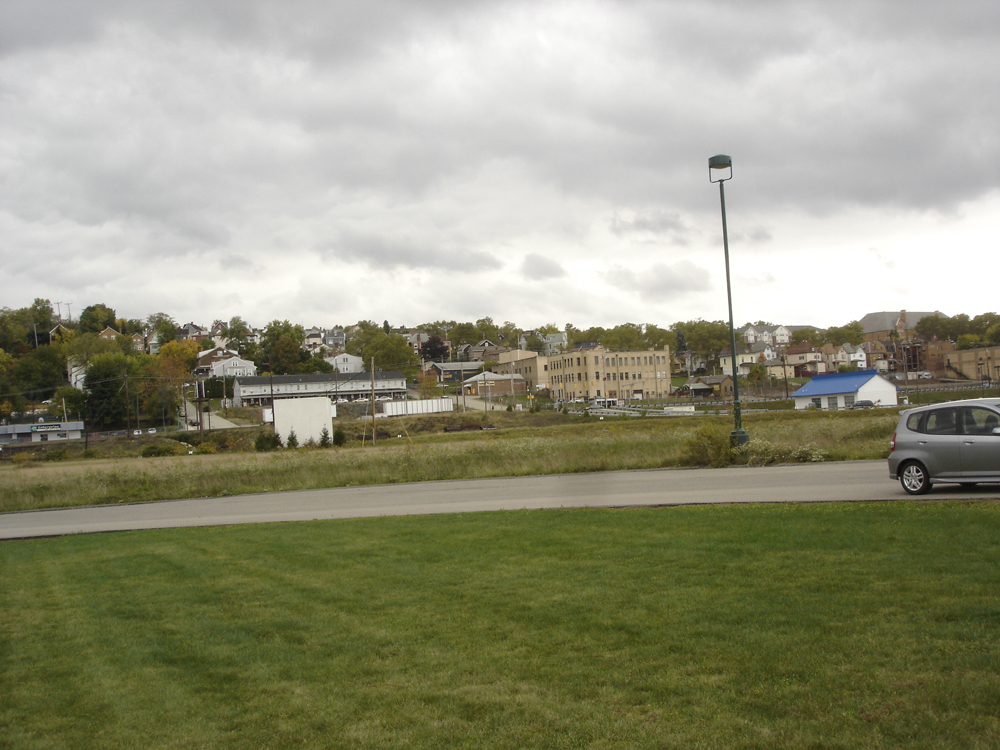
#> input picture Aufgabe2/images/pano1.jpg, 1000 x 750 px; the run also reads 1 picture not shown here
$ python 02_stitching.py
#> lines starting #> are read from the running program, lines starting #| are printed output that depends on the picture
### Aufgabe2/ImageStitcher.py
import numpy as np
import cv2


# complete the class ImageStitcher
# https://www.pyimagesearch.com/2016/01/11/opencv-panorama-stitching/

class ImageStitcher:
    """A simple class for stitching two images. The class expects two color images"""

    def __init__(self, imagelist):

        self.imagelist = imagelist

        # match ratio to clean feature area from non-important ones
        self.distanceRatio = 0.75
        # theshold for homography
        self.reprojectionThreshold = 4.0

    def match_keypoints(self, kpsPano1, kpsPano2, descriptors1, descriptors2):
        """This function computes the matching of image features between two different
        images and a transformation matrix (aka homography) that we will use to unwarp the images
        and place them correctly next to each other. There is no need for modifying this, we will
        cover what is happening here later in the course.
        """
        # compute the raw matches using a Bruteforce matcher that
        # compares image descriptors/feature vectors in high-dimensional space
        # by employing K-Nearest-Neighbor match (more next course)
        bf = cv2.BFMatcher()
        rawmatches = bf.knnMatch(descriptors1, descriptors2, 2)
        matches = []

        # loop over the raw matches and filter them
        for m in rawmatches:
            # ensure the distance is within a certain ratio of each
            # other (i.e. David Lowe's ratio = 0.75)
            # in other words - panorama images need some useful overlap
            if len(m) == 2 and m[0].distance < m[1].distance * self.distanceRatio:
                matches.append((m[0].trainIdx, m[0].queryIdx))

        # print('matches:', len(matches))
        # we need to compute a homography - more next course
        # computing a homography requires at least 4 matches
        if len(matches) > 4:
            # construct the two sets of points
            ptsPano1 = np.float32([kpsPano1[i].pt for (_, i) in matches])
            ptsPano2 = np.float32([kpsPano2[i].pt for (i, _) in matches])

            # compute the homography between the two sets of points
            (H, status) = cv2.findHomography(ptsPano1, ptsPano2, cv2.RANSAC, self.reprojectionThreshold)

            # we return the corresponding perspective transform and some
            # necessary status object + the used matches
            return H, status, matches

        # otherwise, no homograpy could be computed
        return None

    def draw_matches(self, img1, img2, kp1, kp2, matches, status):
        """For each pair of points we draw a line between both images and circles,
        then connect a line between them.
        Returns a new image containing the visualized matches
        """

        (h1, w1) = img1.shape[:2]
        (h2, w2) = img2.shape[:2]
        vis = np.zeros((max(h1, h2), w1 + w2, 3), dtype="uint8")
        vis[0:h1, 0:w1] = img1
        vis[0:h2, w1:] = img2

        for ((idx2, idx1), s) in zip(matches, status):
            # only process the match if the keypoint was successfully matched
            if s == 1:

                # x - columns
                # y - rows
                (x1, y1) = kp1[idx1].pt
                (x2, y2) = kp2[idx2].pt

                # Draw a small circle at both co-ordinates
                # radius 4
                # colour blue
                # thickness = 1
                cv2.circle(vis, (int(x1), int(y1)), 4, (255, 255, 0), 1)
                cv2.circle(vis, (int(x2) + w1, int(y2)), 4, (255, 255, 0), 1)

                # Draw a line in between the two points
                # thickness = 1
                # colour blue
                cv2.line(vis, (int(x1), int(y1)), (int(x2) + w1, int(y2)), (255, 0, 0), 1)
        return vis

    def stitch_to_panorama(self):

        # YOUR CODE HERE
        # 1. create feature extraction
        # 2. detect and compute keypoints and descriptors for the first image
        self.sift = cv2.xfeatures2d.SIFT_create()
        kp_list = []
        dsc_list = []
        kp, dsc = self.sift.detectAndCompute(self.imagelist[0], None)
        kp_list.append(kp)
        dsc_list.append(dsc)

        # 3. loop through the remaining images and detect and compute keypoints + descriptors
        for imagesFiles in range(1, len(self.imagelist)):
            kp, dsc = self.sift.detectAndCompute(self.imagelist[imagesFiles], None)
            kp_list.append(kp)
            dsc_list.append(dsc)

        # 4. match features between the two images consecutive images and check if the
        # result might be None.
        # matchlist = []
        # i = 0
        # print(len(self.imagelist))
        # while i < len(self.imagelist)-1:
        #     M = self.match_keypoints(kp_list[i], kp_list[i+1], dsc_list[i], dsc_list[i+1])
        #     imageA = self.imagelist[i]
        #     # print(imageA)
        #     imageB = self.imagelist[i+1]
        #     if M is None:
        #         return None
        #     H, status, matches = M
        #     result = cv2.warpPerspective(imageA, H, (imageA.shape[1] + imageB.shape[1], imageA.shape[0]))
        #     result[0:imageB.shape[0], 0:imageB.shape[1]] = imageB
        #     panoramaImg = self.draw_matches(imageA, imageB, kp_list[i],  kp_list[i+1], matches, status)
        #     matchlist.append(panoramaImg)
        #     i += 1
        #     print("test", i)

        # The result contains matches and a status object that can be used to draw the matches.
        # Additionally (and more importantly it contains the transformation matrix (homography matrix)
        # commonly refered to as H. That can and should be used with cv2.warpPerspective to transform
        # consecutive images such that they fit together.
        # make sure the size of the new (warped) image is large enough to support the overlap

        # the resulting image might be too wide (lot of black areas on the right) because there is a
        # substantial overlap

        # 5. create a new image using draw_matches containing the visualized matches

        # 6. return the resulting stitched image

        resultImage = self.imagelist[0]
        matchlist = []
        for img in self.imagelist[1:]:
            kpResult, dscResult = self.sift.detectAndCompute(cv2.cvtColor(resultImage, cv2.COLOR_BGR2GRAY), None)
            kp, dsc = self.sift.detectAndCompute(cv2.cvtColor(img, cv2.COLOR_BGR2GRAY), None)
            M = self.match_keypoints(kpResult, kp, dscResult, dsc)
            if M is None:
                return None
            H, status, matches = M
            newImage = cv2.warpPerspective(resultImage, H, (resultImage.shape[1] + img.shape[1], resultImage.shape[0]))
            newImage[0:img.shape[0], 0:img.shape[1]] = img
            matchedImage = self.draw_matches(resultImage, img, kpResult, kp, matches, status)
            matchlist.append(matchedImage)
            resultImage = newImage


        return matchlist, resultImage

### Aufgabe2/02_stitching.py
import numpy as np
import cv2
import math
import sys

from ImageStitcher import *

############################################################
#
#                   Image Stitching
#
############################################################

# 1. load panorama images
pano1 = cv2.imread('images/pano1.jpg')
#> pano1 is the input picture: shape (750, 1000, 3); mean B, G, R 125.1, 148.1, 147.9
pano2 = cv2.imread('images/pano2.jpg')
pano3 = cv2.imread('images/pano3.jpg')
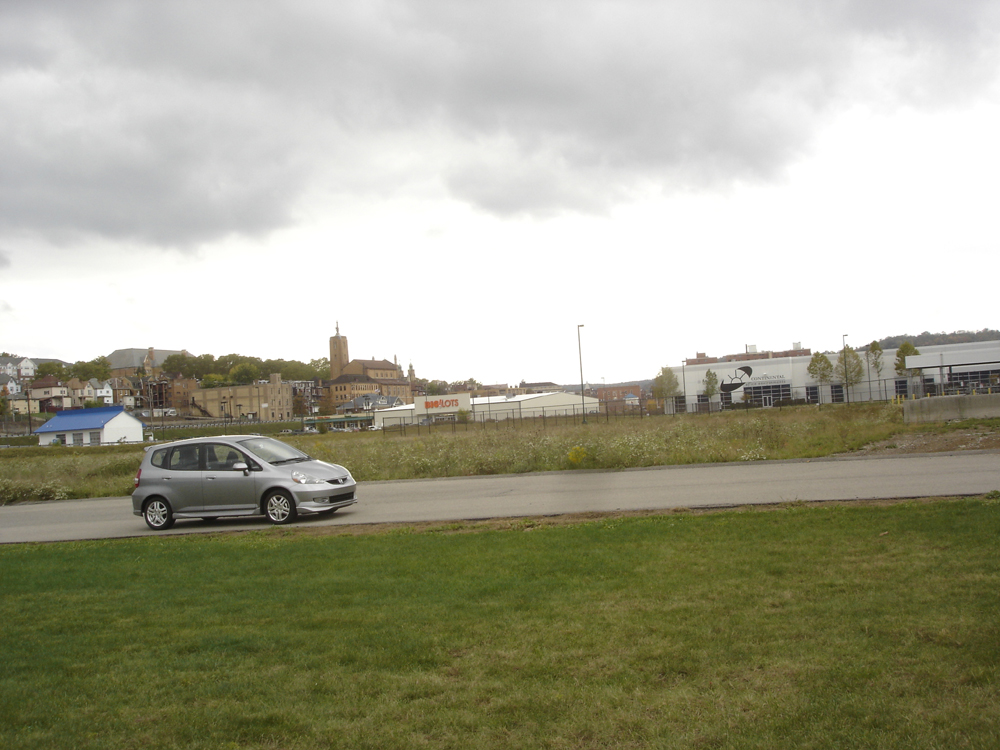
#> input picture Aufgabe2/images/pano3.jpg, 1000 x 750 px
#> pano3 is the input picture: shape (750, 1000, 3); mean B, G, R 144.6, 164.3, 164.9
pano4 = cv2.imread('images/pano4.jpg')
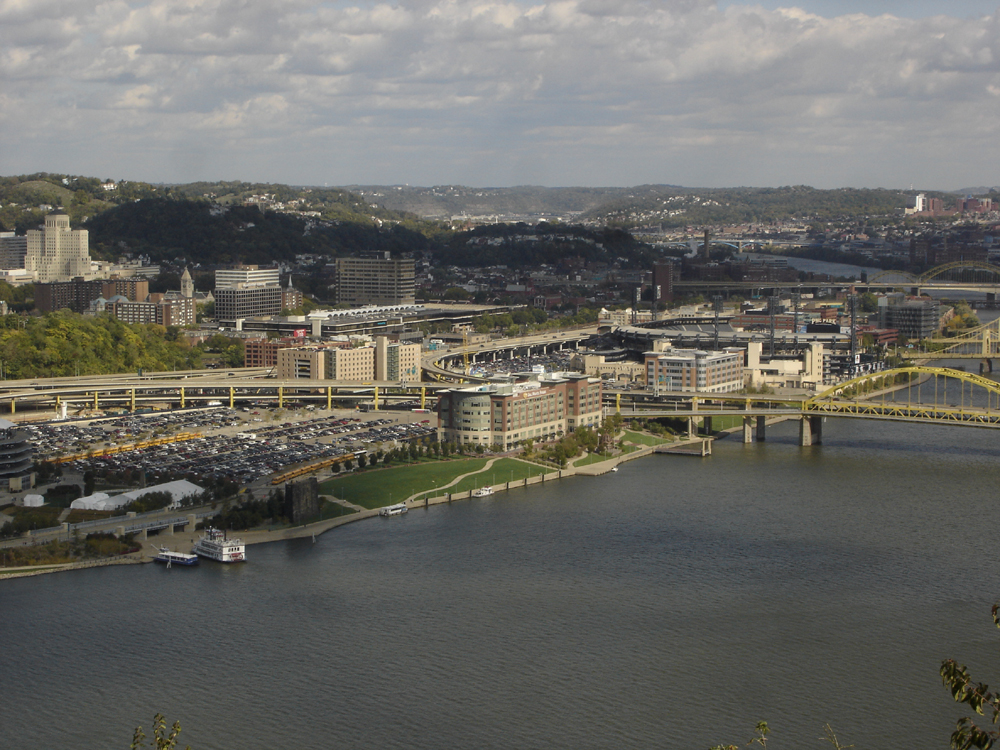
#> input picture Aufgabe2/images/pano4.jpg, 1000 x 750 px
#> pano4 is the input picture: shape (750, 1000, 3); mean B, G, R 100, 105.1, 105.5
pano5 = cv2.imread('images/pano5.jpg')
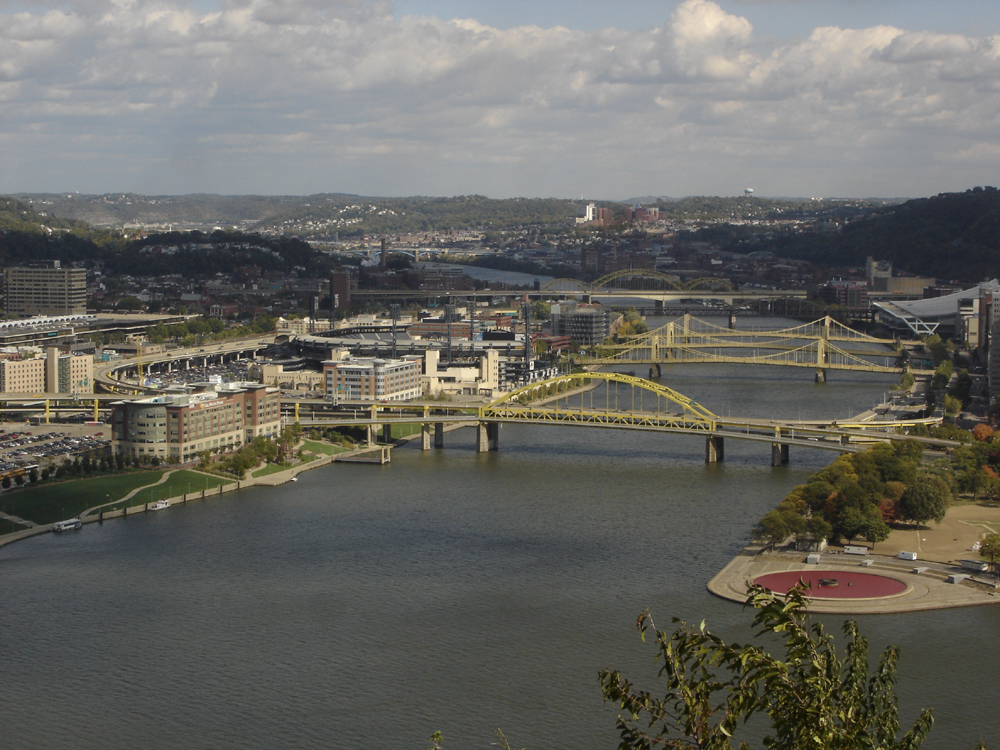
#> input picture Aufgabe2/images/pano5.jpg, 1000 x 750 px
#> pano5 is the input picture: shape (750, 1000, 3); mean B, G, R 98.3, 103.8, 104.3
pano6 = cv2.imread('images/pano6.jpg')
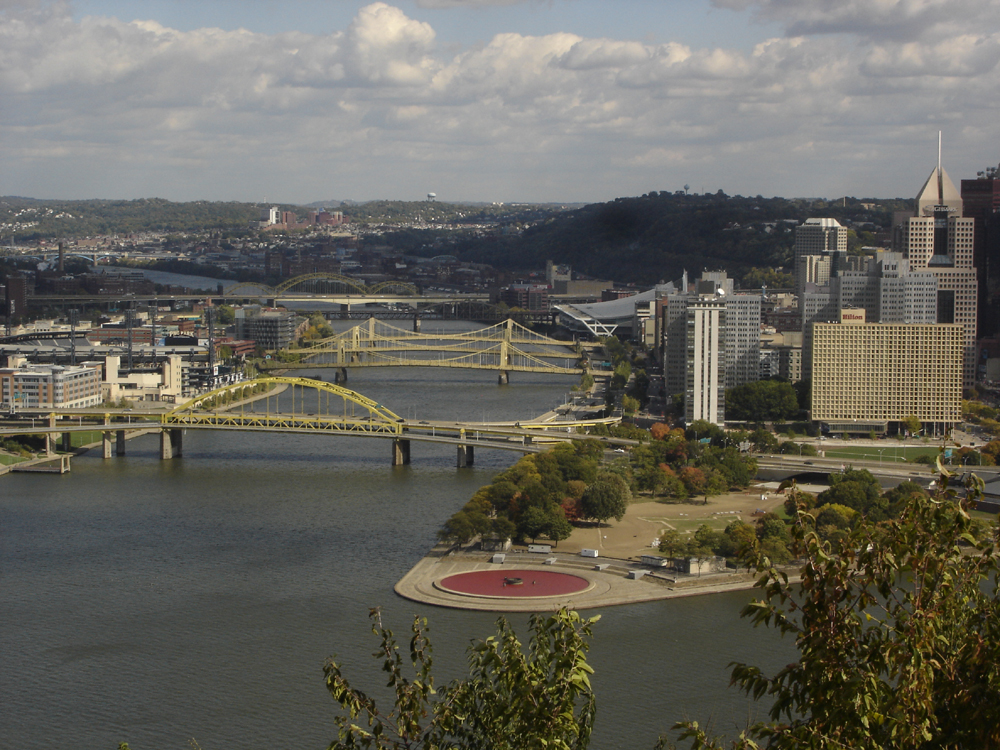
#> input picture Aufgabe2/images/pano6.jpg, 1000 x 750 px
#> pano6 is the input picture: shape (750, 1000, 3); mean B, G, R 92.4, 100.8, 102.4

# [6 lines of commented-out code are left out]
imageStitcher = ImageStitcher([pano6, pano5, pano4])   # list of images
#> in __init__, `self.imagelist = imagelist`: self.imagelist = 3 items
(matchlist, result) = imageStitcher.stitch_to_panorama()
#> in stitch_to_panorama, `kp, dsc = self.sift.detectAndCompute(self.imagelist[0], None)`: kp = 6217 keypoints; strongest (x, y, size): (216, 373, 2.7), (933, 483, 2.6), (721, 291, 3.6), (869, 548, 3.6)
#> the loop in stitch_to_panorama, `for imagesFiles in range(1, len(self.imagelist)):` made 2 passes
#> after the loop in stitch_to_panorama, `for imagesFiles in range(1, len(self.imagelist)):`: dsc_list = 3 items
#> the loop in stitch_to_panorama, `for img in self.imagelist[1:]:` made 2 passes
#> (rawmatches in match_keypoints, h1 in draw_matches, w1 in draw_matches, h2 in draw_matches, w2 in draw_matches) on passes 1 to 2: (6217 matches, 750, 1000, 750, 1000), (9132 matches, 750, 2000, 750, 1000)
#> after the loop in stitch_to_panorama, `for img in self.imagelist[1:]:`:
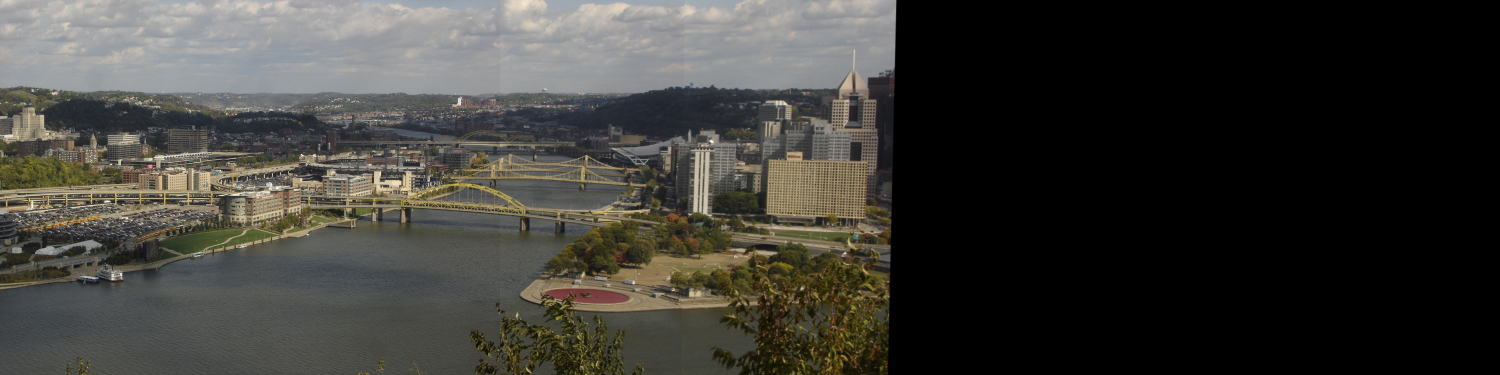
#> newImage: shape (750, 3000, 3) (shown at 1/2 size); mean B, G, R 55.2, 59.9, 61
#> after the loop in stitch_to_panorama, `for img in self.imagelist[1:]:`: matchlist = 2 items
#> matchlist = 2 items

if not matchlist:
    print("We have not enough matching keypoints to create a panorama")
else:

    print("We have matching keypoints to create a panorama")
    # YOUR CODE HERE
    # output all matching images
    # output result
    # Note: if necessary resize the image
    # cv2.imshow("test", matchlist[0])
    numpy_vertical = matchlist[0]

    for i, image in enumerate(matchlist):
        cv2.imshow("match" + str(i), image)
#> this loop made 2 passes
#> pass 2, `cv2.imshow("match" + str(i), image)`:
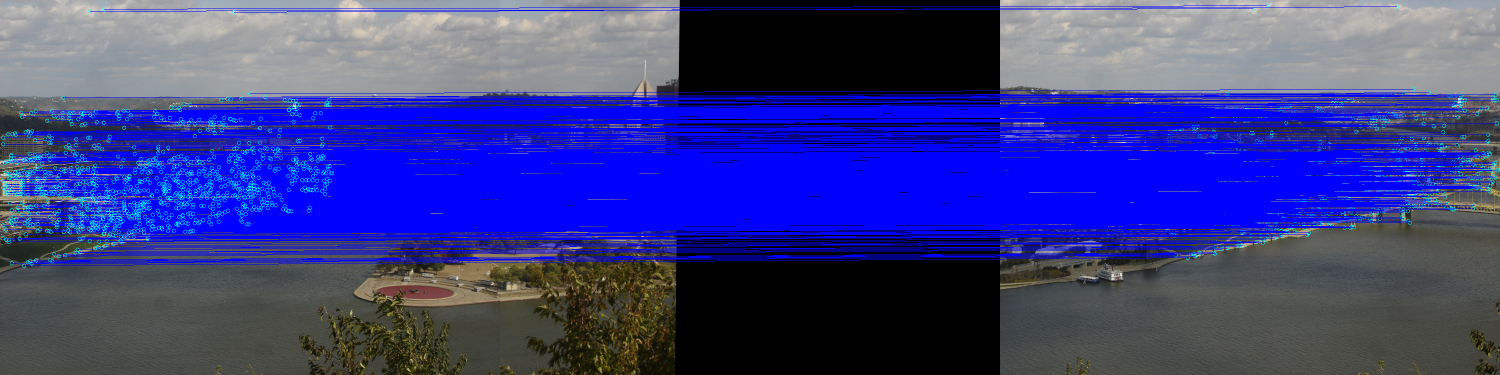
#> window 'match1': shape (750, 3000, 3) (shown at 1/2 size); mean B, G, R 137.9, 61.3, 58.3
    cv2.imshow("result", result)
    cv2.waitKey(0)
